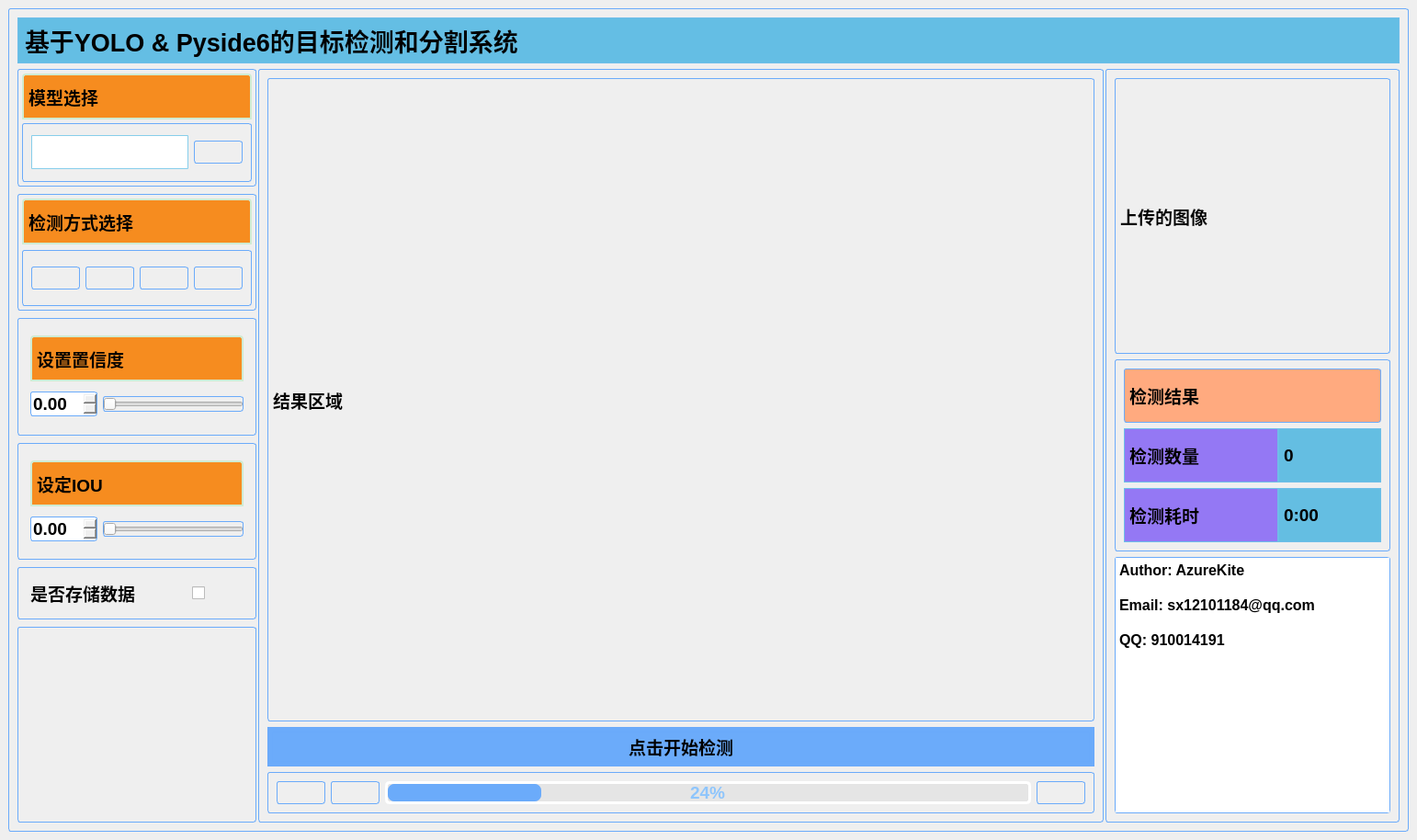
<?xml version="1.0" encoding="UTF-8"?>
<ui version="4.0">
 <class>MainWindow</class>
 <widget class="QMainWindow" name="MainWindow">
  <property name="geometry">
   <rect>
    <x>0</x>
    <y>0</y>
    <width>1422</width>
    <height>914</height>
   </rect>
  </property>
  <property name="windowTitle">
   <string>MainWindow</string>
  </property>
  <property name="styleSheet">
   <string notr="true">
border-radius:3px;
qproperty-alignment: 'AlignCenter';
font-size: 14pt;  
font-weight: 500; </string>
  </property>
  <widget class="QWidget" name="centralwidget">
   <layout class="QGridLayout" name="gridLayout_2">
    <item row="0" column="0">
     <layout class="QGridLayout" name="gridLayout">
      <item row="0" column="0">
       <widget class="QFrame" name="verticalFrame">
        <property name="styleSheet">
         <string notr="true">border:1px solid #6babfa;</string>
        </property>
        <layout class="QVBoxLayout" name="verticalLayout" stretch="1,9">
         <item>
          <layout class="QHBoxLayout" name="page_up">
           <item>
            <widget class="QLabel" name="title">
             <property name="maximumSize">
              <size>
               <width>16777215</width>
               <height>50</height>
              </size>
             </property>
             <property name="styleSheet">
              <string notr="true">font-size: 20pt;  
border:1px solid #6ebee8;
background:#64bee4;
border-top-left-radius: 0px;
border-top-right-radius: 0px;
border-bottom-left-radius: 0;
border-bottom-right-radius: 0px;</string>
             </property>
             <property name="text">
              <string>基于YOLO &amp; Pyside6的目标检测和分割系统</string>
             </property>
            </widget>
           </item>
          </layout>
         </item>
         <item>
          <layout class="QHBoxLayout" name="page_down" stretch="2,5,2">
           <property name="spacing">
            <number>2</number>
           </property>
           <item>
            <layout class="QHBoxLayout" name="left">
             <property name="spacing">
              <number>2</number>
             </property>
             <item>
              <layout class="QVBoxLayout" name="left_page" stretch="3,3,3,3,1,5">
               <property name="spacing">
                <number>8</number>
               </property>
               <item>
                <layout class="QVBoxLayout" name="verticalLayout_11">
                 <item>
                  <widget class="QFrame" name="verticalFrame_4">
                   <layout class="QVBoxLayout" name="verticalLayout_5" stretch="3,2">
                    <property name="spacing">
                     <number>4</number>
                    </property>
                    <property name="leftMargin">
                     <number>4</number>
                    </property>
                    <property name="topMargin">
                     <number>4</number>
                    </property>
                    <property name="rightMargin">
                     <number>4</number>
                    </property>
                    <property name="bottomMargin">
                     <number>4</number>
                    </property>
                    <item>
                     <widget class="QLabel" name="label_2">
                      <property name="maximumSize">
                       <size>
                        <width>16777215</width>
                        <height>50</height>
                       </size>
                      </property>
                      <property name="styleSheet">
                       <string notr="true">border:2px solid #CFEBD2;
background:#f68c1f;
border-top-left-radius: 4px;
border-top-right-radius: 4px;
border-bottom-left-radius: 0;
border-bottom-right-radius: 0px;</string>
                      </property>
                      <property name="text">
                       <string>模型选择</string>
                      </property>
                     </widget>
                    </item>
                    <item>
                     <layout class="QHBoxLayout" name="horizontalLayout_3">
                      <item>
                       <widget class="QFrame" name="horizontalFrame_2">
                        <layout class="QHBoxLayout" name="horizontalLayout_4">
                         <property name="spacing">
                          <number>4</number>
                         </property>
                         <item>
                          <layout class="QHBoxLayout" name="horizontalLayout_7">
                           <property name="spacing">
                            <number>6</number>
                           </property>
                           <property name="topMargin">
                            <number>0</number>
                           </property>
                           <property name="rightMargin">
                            <number>0</number>
                           </property>
                           <property name="bottomMargin">
                            <number>0</number>
                           </property>
                           <item>
                            <widget class="QLineEdit" name="model_name">
                             <property name="minimumSize">
                              <size>
                               <width>0</width>
                               <height>4</height>
                              </size>
                             </property>
                             <property name="styleSheet">
                              <string notr="true">padding-left:10px;
padding-top:10px;
border:1px solid skyblue;
border-radius:1px;</string>
                             </property>
                            </widget>
                           </item>
                           <item>
                            <widget class="QPushButton" name="model_select">
                             <property name="text">
                              <string/>
                             </property>
                             <property name="icon">
                              <iconset>
                               <normaloff>icons/modelmanager.png</normaloff>icons/modelmanager.png</iconset>
                             </property>
                             <property name="iconSize">
                              <size>
                               <width>32</width>
                               <height>32</height>
                              </size>
                             </property>
                            </widget>
                           </item>
                          </layout>
                         </item>
                         <item>
                          <layout class="QHBoxLayout" name="horizontalLayout_6"/>
                         </item>
                        </layout>
                       </widget>
                      </item>
                     </layout>
                    </item>
                   </layout>
                  </widget>
                 </item>
                </layout>
               </item>
               <item>
                <layout class="QVBoxLayout" name="select">
                 <item>
                  <widget class="QFrame" name="verticalFrame_model">
                   <layout class="QVBoxLayout" name="verticalLayout_8" stretch="3,2">
                    <property name="leftMargin">
                     <number>4</number>
                    </property>
                    <property name="topMargin">
                     <number>4</number>
                    </property>
                    <property name="rightMargin">
                     <number>4</number>
                    </property>
                    <property name="bottomMargin">
                     <number>4</number>
                    </property>
                    <item>
                     <widget class="QLabel" name="label_5">
                      <property name="maximumSize">
                       <size>
                        <width>16777215</width>
                        <height>50</height>
                       </size>
                      </property>
                      <property name="styleSheet">
                       <string notr="true">border:2px solid #CFEBD2;
background:#f68c1f;
border-top-left-radius: 4px;
border-top-right-radius: 4px;
border-bottom-left-radius: 0;
border-bottom-right-radius: 0px;</string>
                      </property>
                      <property name="text">
                       <string>检测方式选择</string>
                      </property>
                     </widget>
                    </item>
                    <item>
                     <layout class="QHBoxLayout" name="horizontalLayout_8">
                      <item>
                       <widget class="QFrame" name="horizontalFrame_5">
                        <layout class="QHBoxLayout" name="horizontalLayout_9">
                         <item>
                          <widget class="QPushButton" name="image">
                           <property name="text">
                            <string/>
                           </property>
                           <property name="icon">
                            <iconset>
                             <normaloff>icons/image.png</normaloff>icons/image.png</iconset>
                           </property>
                           <property name="iconSize">
                            <size>
                             <width>32</width>
                             <height>32</height>
                            </size>
                           </property>
                          </widget>
                         </item>
                         <item>
                          <widget class="QPushButton" name="video">
                           <property name="text">
                            <string/>
                           </property>
                           <property name="icon">
                            <iconset>
                             <normaloff>icons/video.png</normaloff>icons/video.png</iconset>
                           </property>
                           <property name="iconSize">
                            <size>
                             <width>32</width>
                             <height>32</height>
                            </size>
                           </property>
                          </widget>
                         </item>
                         <item>
                          <widget class="QPushButton" name="camera">
                           <property name="text">
                            <string/>
                           </property>
                           <property name="icon">
                            <iconset>
                             <normaloff>icons/camera.png</normaloff>icons/camera.png</iconset>
                           </property>
                           <property name="iconSize">
                            <size>
                             <width>32</width>
                             <height>32</height>
                            </size>
                           </property>
                          </widget>
                         </item>
                         <item>
                          <widget class="QPushButton" name="dirs">
                           <property name="text">
                            <string/>
                           </property>
                           <property name="icon">
                            <iconset>
                             <normaloff>icons/dir.png</normaloff>icons/dir.png</iconset>
                           </property>
                           <property name="iconSize">
                            <size>
                             <width>32</width>
                             <height>32</height>
                            </size>
                           </property>
                          </widget>
                         </item>
                        </layout>
                       </widget>
                      </item>
                     </layout>
                    </item>
                   </layout>
                  </widget>
                 </item>
                </layout>
               </item>
               <item>
                <layout class="QVBoxLayout" name="conf" stretch="2">
                 <item>
                  <widget class="QFrame" name="horizontalFrame_6">
                   <layout class="QHBoxLayout" name="horizontalLayout_11">
                    <item>
                     <layout class="QVBoxLayout" name="verticalLayout_10" stretch="3,2">
                      <property name="leftMargin">
                       <number>4</number>
                      </property>
                      <property name="topMargin">
                       <number>4</number>
                      </property>
                      <property name="rightMargin">
                       <number>4</number>
                      </property>
                      <property name="bottomMargin">
                       <number>4</number>
                      </property>
                      <item>
                       <widget class="QLabel" name="label_6">
                        <property name="maximumSize">
                         <size>
                          <width>16777215</width>
                          <height>50</height>
                         </size>
                        </property>
                        <property name="styleSheet">
                         <string notr="true">border:2px solid #CFEBD2;
background:#f68c1f;
border-top-left-radius: 4px;
border-top-right-radius: 4px;
border-bottom-left-radius: 0;
border-bottom-right-radius: 0px;</string>
                        </property>
                        <property name="text">
                         <string>设置置信度</string>
                        </property>
                       </widget>
                      </item>
                      <item>
                       <layout class="QHBoxLayout" name="horizontalLayout_15">
                        <item>
                         <widget class="QDoubleSpinBox" name="conf_num"/>
                        </item>
                        <item>
                         <widget class="QSlider" name="conf_slider">
                          <property name="orientation">
                           <enum>Qt::Orientation::Horizontal</enum>
                          </property>
                         </widget>
                        </item>
                       </layout>
                      </item>
                     </layout>
                    </item>
                   </layout>
                  </widget>
                 </item>
                </layout>
               </item>
               <item>
                <layout class="QVBoxLayout" name="IOU" stretch="2">
                 <item>
                  <widget class="QFrame" name="horizontalFrame_51">
                   <property name="maximumSize">
                    <size>
                     <width>320</width>
                     <height>16777215</height>
                    </size>
                   </property>
                   <layout class="QHBoxLayout" name="horizontalLayout_10">
                    <item>
                     <layout class="QVBoxLayout" name="verticalLayout_9" stretch="3,2">
                      <property name="leftMargin">
                       <number>4</number>
                      </property>
                      <property name="topMargin">
                       <number>4</number>
                      </property>
                      <property name="rightMargin">
                       <number>4</number>
                      </property>
                      <property name="bottomMargin">
                       <number>4</number>
                      </property>
                      <item>
                       <widget class="QLabel" name="label_7">
                        <property name="maximumSize">
                         <size>
                          <width>16777215</width>
                          <height>50</height>
                         </size>
                        </property>
                        <property name="styleSheet">
                         <string notr="true">border:2px solid #CFEBD2;
background:#f68c1f;
border-top-left-radius: 4px;
border-top-right-radius: 4px;
border-bottom-left-radius: 0;
border-bottom-right-radius: 0px;</string>
                        </property>
                        <property name="text">
                         <string>设定IOU</string>
                        </property>
                       </widget>
                      </item>
                      <item>
                       <layout class="QHBoxLayout" name="horizontalLayout_12">
                        <item>
                         <widget class="QDoubleSpinBox" name="iou_number"/>
                        </item>
                        <item>
                         <widget class="QSlider" name="iou_slider">
                          <property name="orientation">
                           <enum>Qt::Orientation::Horizontal</enum>
                          </property>
                         </widget>
                        </item>
                       </layout>
                      </item>
                     </layout>
                    </item>
                   </layout>
                  </widget>
                 </item>
                </layout>
               </item>
               <item>
                <layout class="QVBoxLayout" name="verticalLayout_6">
                 <item>
                  <widget class="QFrame" name="horizontalFrame_7">
                   <layout class="QHBoxLayout" name="horizontalLayout_16">
                    <item>
                     <layout class="QHBoxLayout" name="horizontalLayout_17" stretch="3,1">
                      <property name="leftMargin">
                       <number>4</number>
                      </property>
                      <property name="topMargin">
                       <number>4</number>
                      </property>
                      <property name="rightMargin">
                       <number>4</number>
                      </property>
                      <property name="bottomMargin">
                       <number>4</number>
                      </property>
                      <item>
                       <widget class="QLabel" name="label_9">
                        <property name="styleSheet">
                         <string notr="true">border:none
</string>
                        </property>
                        <property name="text">
                         <string>是否存储数据</string>
                        </property>
                       </widget>
                      </item>
                      <item>
                       <widget class="QCheckBox" name="save_data">
                        <property name="styleSheet">
                         <string notr="true">border:none</string>
                        </property>
                        <property name="text">
                         <string/>
                        </property>
                       </widget>
                      </item>
                     </layout>
                    </item>
                   </layout>
                  </widget>
                 </item>
                </layout>
               </item>
               <item>
                <layout class="QVBoxLayout" name="verticalLayout_7">
                 <item>
                  <widget class="QLabel" name="logo">
                   <property name="maximumSize">
                    <size>
                     <width>320</width>
                     <height>300</height>
                    </size>
                   </property>
                   <property name="text">
                    <string/>
                   </property>
                   <property name="pixmap">
                    <pixmap>icons/logo.jpeg</pixmap>
                   </property>
                   <property name="scaledContents">
                    <bool>true</bool>
                   </property>
                  </widget>
                 </item>
                </layout>
               </item>
              </layout>
             </item>
            </layout>
           </item>
           <item>
            <layout class="QHBoxLayout" name="mid">
             <item>
              <widget class="QFrame" name="verticalFrame_mid">
               <layout class="QVBoxLayout" name="verticalLayout_19" stretch="10,1,1">
                <item>
                 <layout class="QVBoxLayout" name="verticalLayout_23">
                  <item>
                   <widget class="QLabel" name="finall_result">
                    <property name="minimumSize">
                     <size>
                      <width>900</width>
                      <height>700</height>
                     </size>
                    </property>
                    <property name="maximumSize">
                     <size>
                      <width>1200</width>
                      <height>700</height>
                     </size>
                    </property>
                    <property name="text">
                     <string>结果区域</string>
                    </property>
                    <property name="scaledContents">
                     <bool>true</bool>
                    </property>
                   </widget>
                  </item>
                 </layout>
                </item>
                <item>
                 <layout class="QVBoxLayout" name="verticalLayout_22">
                  <property name="spacing">
                   <number>0</number>
                  </property>
                  <item>
                   <widget class="QFrame" name="verticalFrame_16">
                    <property name="styleSheet">
                     <string notr="true">border:1px solid #6aaafa;
background:#6babfa;
border-top-left-radius: 0px;
border-top-right-radius: 0px;
border-bottom-left-radius: 0;
border-bottom-right-radius: 0px;</string>
                    </property>
                    <layout class="QVBoxLayout" name="verticalLayout_24">
                     <property name="spacing">
                      <number>2</number>
                     </property>
                     <property name="leftMargin">
                      <number>4</number>
                     </property>
                     <property name="topMargin">
                      <number>4</number>
                     </property>
                     <property name="rightMargin">
                      <number>4</number>
                     </property>
                     <property name="bottomMargin">
                      <number>4</number>
                     </property>
                     <item>
                      <widget class="QPushButton" name="yolo_start">
                       <property name="maximumSize">
                        <size>
                         <width>16777215</width>
                         <height>50</height>
                        </size>
                       </property>
                       <property name="font">
                        <font>
                         <pointsize>14</pointsize>
                         <fontweight>Medium</fontweight>
                        </font>
                       </property>
                       <property name="styleSheet">
                        <string notr="true">border:1px solid #6aaafa;
background:#6babfa;
border-top-left-radius: 0px;
border-top-right-radius: 0px;
border-bottom-left-radius: 0;
border-bottom-right-radius: 0px;</string>
                       </property>
                       <property name="text">
                        <string>点击开始检测</string>
                       </property>
                      </widget>
                     </item>
                    </layout>
                   </widget>
                  </item>
                 </layout>
                </item>
                <item>
                 <layout class="QVBoxLayout" name="verticalLayout_21">
                  <item>
                   <widget class="QFrame" name="horizontalFrame_12">
                    <layout class="QHBoxLayout" name="horizontalLayout_21">
                     <item>
                      <widget class="QPushButton" name="video_start">
                       <property name="text">
                        <string/>
                       </property>
                       <property name="icon">
                        <iconset>
                         <normaloff>icons/start.png</normaloff>icons/start.png</iconset>
                       </property>
                       <property name="iconSize">
                        <size>
                         <width>32</width>
                         <height>32</height>
                        </size>
                       </property>
                      </widget>
                     </item>
                     <item>
                      <widget class="QPushButton" name="video_stop">
                       <property name="text">
                        <string/>
                       </property>
                       <property name="icon">
                        <iconset>
                         <normaloff>icons/stop.png</normaloff>icons/stop.png</iconset>
                       </property>
                       <property name="iconSize">
                        <size>
                         <width>32</width>
                         <height>32</height>
                        </size>
                       </property>
                      </widget>
                     </item>
                     <item>
                      <widget class="QProgressBar" name="video_progressBar">
                       <property name="styleSheet">
                        <string notr="true">
QProgressBar{ 
height:5px;
color: #8EC5FC; 
text-align:center; 
border:3px solid rgb(255, 255, 255);
border-radius: 5px; 
background-color: rgba(215, 215, 215,100);
} 

QProgressBar:chunk{ 
border-radius:0px; 
background:  #6BABFA;
border-radius: 7px;
}</string>
                       </property>
                       <property name="value">
                        <number>24</number>
                       </property>
                      </widget>
                     </item>
                     <item>
                      <widget class="QPushButton" name="video_termination">
                       <property name="text">
                        <string/>
                       </property>
                       <property name="icon">
                        <iconset>
                         <normaloff>icons/end.png</normaloff>icons/end.png</iconset>
                       </property>
                       <property name="iconSize">
                        <size>
                         <width>32</width>
                         <height>32</height>
                        </size>
                       </property>
                      </widget>
                     </item>
                    </layout>
                   </widget>
                  </item>
                 </layout>
                </item>
               </layout>
              </widget>
             </item>
            </layout>
           </item>
           <item>
            <layout class="QHBoxLayout" name="right">
             <property name="spacing">
              <number>2</number>
             </property>
             <item>
              <widget class="QFrame" name="verticalFrame_10">
               <layout class="QVBoxLayout" name="verticalLayout_14">
                <item>
                 <layout class="QVBoxLayout" name="verticalLayout_15" stretch="4,3,4">
                  <item>
                   <layout class="QVBoxLayout" name="verticalLayout_20">
                    <item>
                     <widget class="QLabel" name="upload_image">
                      <property name="minimumSize">
                       <size>
                        <width>300</width>
                        <height>300</height>
                       </size>
                      </property>
                      <property name="maximumSize">
                       <size>
                        <width>450</width>
                        <height>300</height>
                       </size>
                      </property>
                      <property name="text">
                       <string>上传的图像</string>
                      </property>
                     </widget>
                    </item>
                   </layout>
                  </item>
                  <item>
                   <layout class="QHBoxLayout" name="horizontalLayout_20">
                    <item>
                     <widget class="QFrame" name="verticalFrame_12">
                      <layout class="QVBoxLayout" name="verticalLayout_18">
                       <item>
                        <layout class="QHBoxLayout" name="horizontalLayout_19">
                         <item>
                          <widget class="QLabel" name="label_3">
                           <property name="styleSheet">
                            <string notr="true">background:rgb(255, 170, 127)</string>
                           </property>
                           <property name="text">
                            <string>检测结果</string>
                           </property>
                          </widget>
                         </item>
                        </layout>
                       </item>
                       <item>
                        <layout class="QHBoxLayout" name="horizontalLayout_24" stretch="3,2">
                         <property name="spacing">
                          <number>0</number>
                         </property>
                         <item>
                          <widget class="QLabel" name="label_8">
                           <property name="styleSheet">
                            <string notr="true">border:1px solid #6ebee8;
background:#9478f4;
border-top-left-radius: 0px;
border-top-right-radius: 0px;
border-bottom-left-radius: 0;
border-bottom-right-radius: 0px;</string>
                           </property>
                           <property name="text">
                            <string>检测数量</string>
                           </property>
                          </widget>
                         </item>
                         <item>
                          <widget class="QLabel" name="detection_quantity">
                           <property name="styleSheet">
                            <string notr="true">border:1px solid #6ebee8;
background:#64bee2;
border-top-left-radius: 0px;
border-top-right-radius: 0px;
border-bottom-left-radius: 0;
border-bottom-right-radius: 0px;</string>
                           </property>
                           <property name="text">
                            <string>0</string>
                           </property>
                          </widget>
                         </item>
                        </layout>
                       </item>
                       <item>
                        <layout class="QHBoxLayout" name="horizontalLayout_23" stretch="3,2">
                         <property name="spacing">
                          <number>0</number>
                         </property>
                         <item>
                          <widget class="QLabel" name="label_11">
                           <property name="styleSheet">
                            <string notr="true">border:1px solid #6ebee8;
background:#9478f4;
border-top-left-radius: 0px;
border-top-right-radius: 0px;
border-bottom-left-radius: 0;
border-bottom-right-radius: 0px;</string>
                           </property>
                           <property name="text">
                            <string>检测耗时</string>
                           </property>
                          </widget>
                         </item>
                         <item>
                          <widget class="QLabel" name="detection_time">
                           <property name="styleSheet">
                            <string notr="true">border:1px solid #6ebee8;
background:#64bee2;
border-top-left-radius: 0px;
border-top-right-radius: 0px;
border-bottom-left-radius: 0;
border-bottom-right-radius: 0px;</string>
                           </property>
                           <property name="text">
                            <string>0:00</string>
                           </property>
                          </widget>
                         </item>
                        </layout>
                       </item>
                      </layout>
                     </widget>
                    </item>
                   </layout>
                  </item>
                  <item>
                   <layout class="QVBoxLayout" name="verticalLayout_16">
                    <item>
                     <widget class="QTextBrowser" name="detection_result">
                      <property name="html">
                       <string>&lt;!DOCTYPE HTML PUBLIC &quot;-//W3C//DTD HTML 4.0//EN&quot; &quot;http://www.w3.org/TR/REC-html40/strict.dtd&quot;&gt;
&lt;html&gt;&lt;head&gt;&lt;meta name=&quot;qrichtext&quot; content=&quot;1&quot; /&gt;&lt;meta charset=&quot;utf-8&quot; /&gt;&lt;style type=&quot;text/css&quot;&gt;
p, li { white-space: pre-wrap; }
hr { height: 1px; border-width: 0; }
li.unchecked::marker { content: &quot;\2610&quot;; }
li.checked::marker { content: &quot;\2612&quot;; }
&lt;/style&gt;&lt;/head&gt;&lt;body style=&quot; font-family:'苹方 粗体'; font-size:14pt; font-weight:500; font-style:normal;&quot;&gt;
&lt;p style=&quot; margin-top:0px; margin-bottom:0px; margin-left:0px; margin-right:0px; -qt-block-indent:0; text-indent:0px;&quot;&gt;&lt;span style=&quot; font-size:12pt; font-weight:700;&quot;&gt;Author&lt;/span&gt;&lt;span style=&quot; font-size:12pt;&quot;&gt;: AzureKite&lt;/span&gt;&lt;/p&gt;
&lt;p style=&quot;-qt-paragraph-type:empty; margin-top:0px; margin-bottom:0px; margin-left:0px; margin-right:0px; -qt-block-indent:0; text-indent:0px; font-size:12pt;&quot;&gt;&lt;br /&gt;&lt;/p&gt;
&lt;p style=&quot; margin-top:0px; margin-bottom:0px; margin-left:0px; margin-right:0px; -qt-block-indent:0; text-indent:0px;&quot;&gt;&lt;span style=&quot; font-size:12pt; font-weight:700;&quot;&gt;Email&lt;/span&gt;&lt;span style=&quot; font-size:12pt;&quot;&gt;: sx12101184@qq.com&lt;/span&gt;&lt;/p&gt;
&lt;p style=&quot;-qt-paragraph-type:empty; margin-top:0px; margin-bottom:0px; margin-left:0px; margin-right:0px; -qt-block-indent:0; text-indent:0px; font-size:12pt;&quot;&gt;&lt;br /&gt;&lt;/p&gt;
&lt;p style=&quot; margin-top:0px; margin-bottom:0px; margin-left:0px; margin-right:0px; -qt-block-indent:0; text-indent:0px;&quot;&gt;&lt;span style=&quot; font-size:12pt; font-weight:700;&quot;&gt;QQ&lt;/span&gt;&lt;span style=&quot; font-size:12pt;&quot;&gt;: 910014191&lt;/span&gt;&lt;/p&gt;&lt;/body&gt;&lt;/html&gt;</string>
                      </property>
                     </widget>
                    </item>
                   </layout>
                  </item>
                 </layout>
                </item>
               </layout>
              </widget>
             </item>
            </layout>
           </item>
          </layout>
         </item>
        </layout>
       </widget>
      </item>
     </layout>
    </item>
   </layout>
  </widget>
 </widget>
 <resources/>
 <connections/>
</ui>
